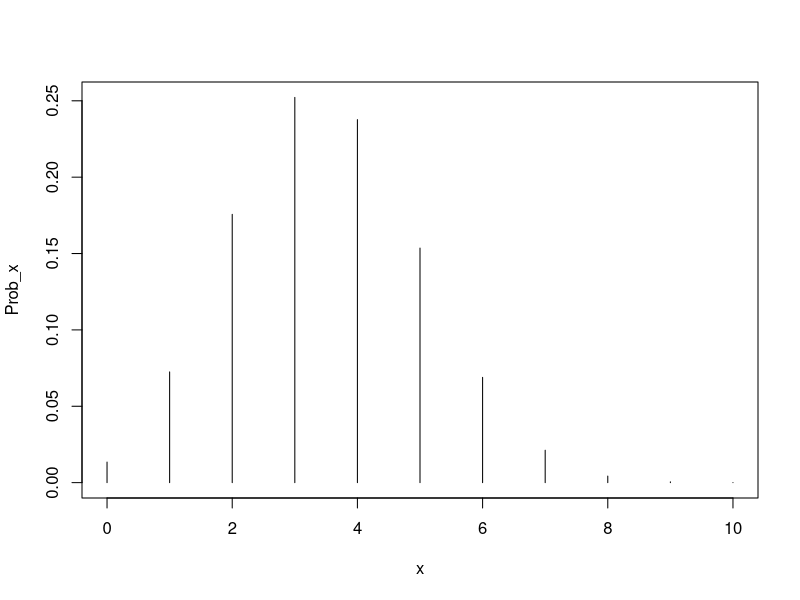
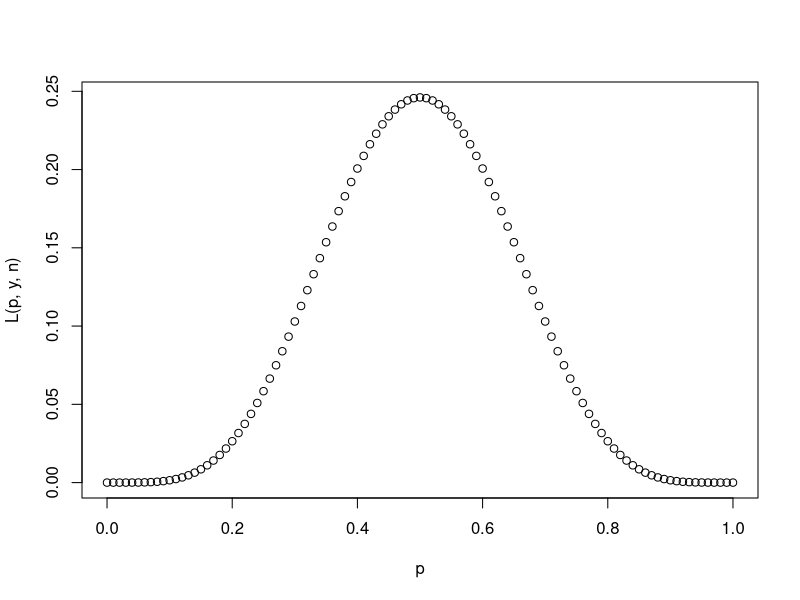
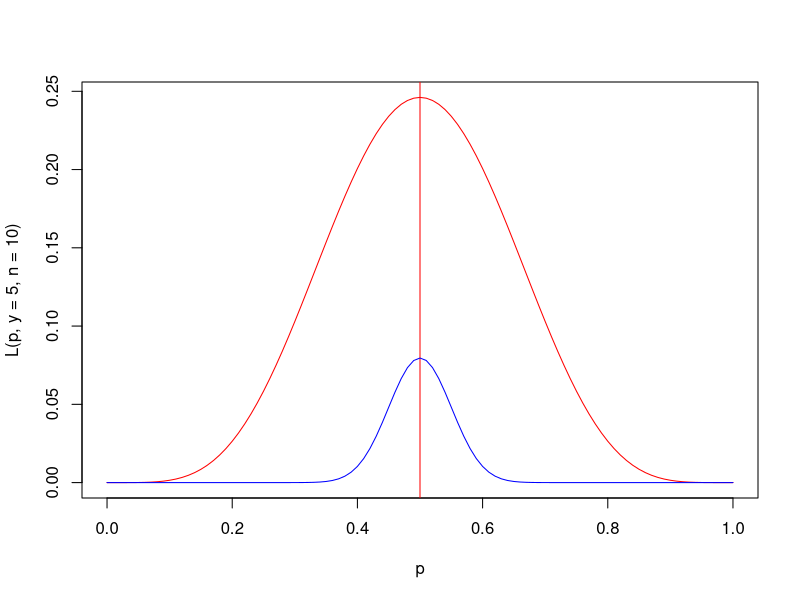
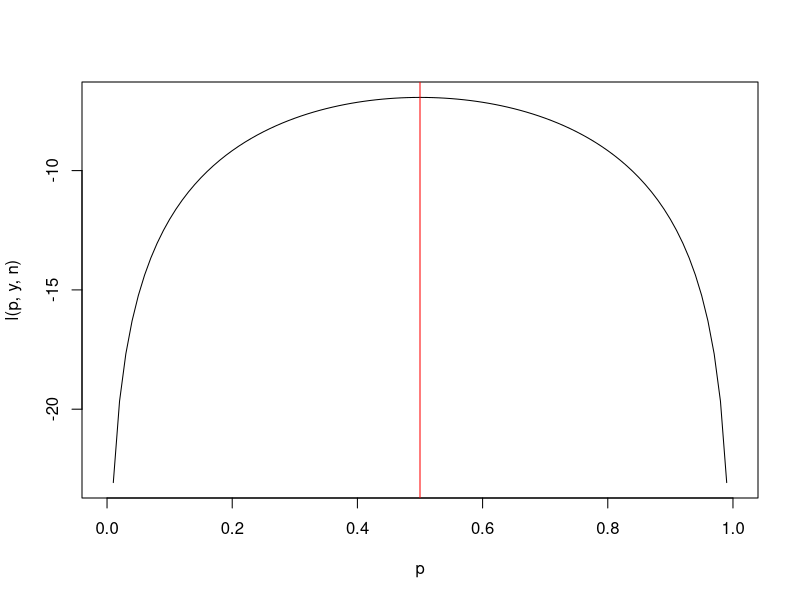
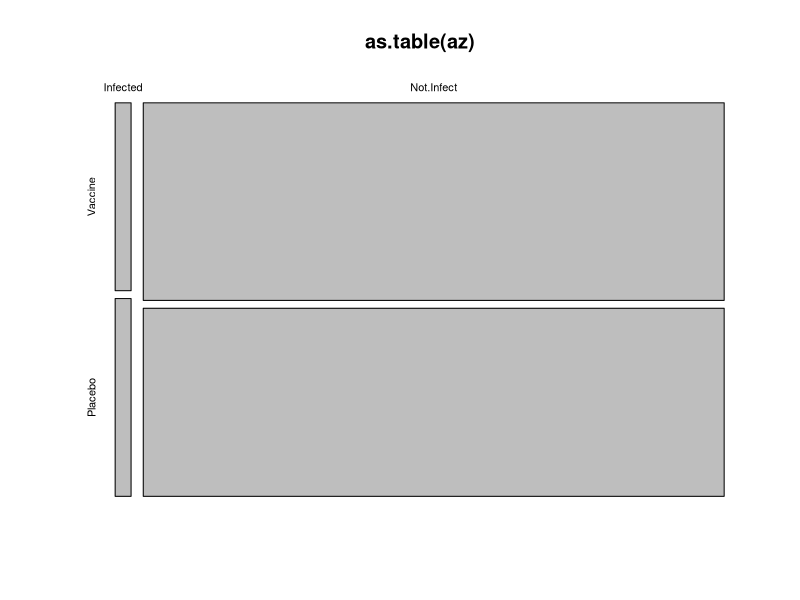
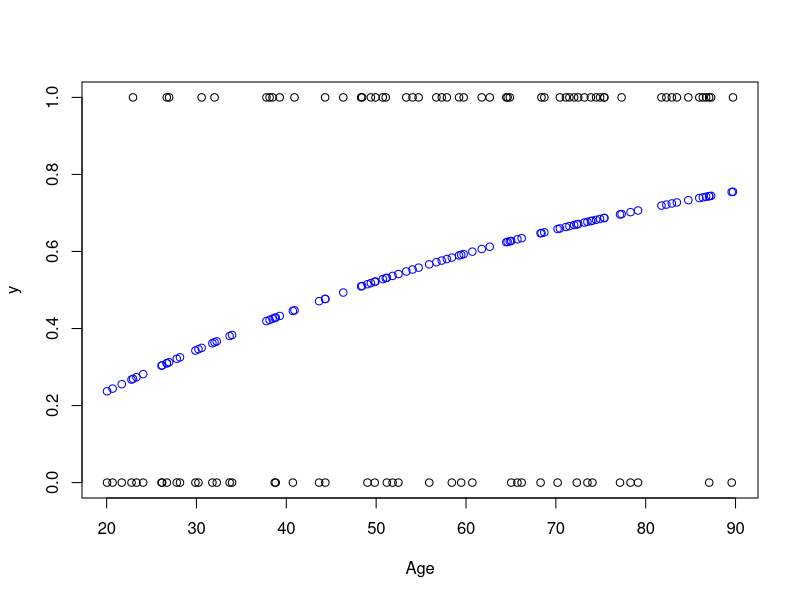
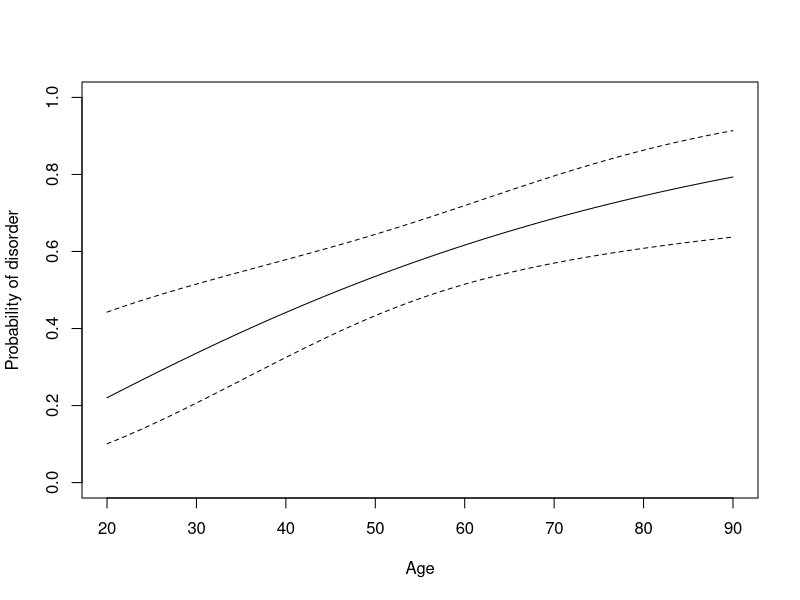

These figures' R source, in order:
## ---- chunk 1
knitr::opts_chunk$set(echo = TRUE)
## ---- chunk 2
x = 0:10
Prob_x = dbinom(x, 10, 0.35)
plot(x, Prob_x, type="h")
## ---- chunk 3
y = 5 # observed data
n = 10
L = function(p, y, n) choose(n,y) * p^y * (1-p)^(n-y) # see binomial probability expression above
p = seq(0, 1, by = 0.01) # values of p ranging from 0 to 1
plot(p, L(p, y, n)) # include argument type = "l" to get a line instead
## ---- chunk 4
likelihood = L(p, y, n)
p[likelihood == max(likelihood)]
## ---- chunk 5
plot(p, L(p, y=5, n=10), type="l", col="red") 
abline(v=y/n, col="red")
lines(p, L(p, y=50, n=100), col="blue") 
## ---- chunk 6
l = function(p, y=5, n=10) y*log(p) + (n-y)*log(1-p)
plot(p, l(p, y, n), type="l") 
abline(v=y/n, col="red")
## ---- chunk 7
# https://www.nytimes.com/2021/02/07/world/south-africa-astrazeneca-vaccine.html

az <- matrix(c(19, 748-19, 20, 714-20), ncol=2)
rownames(az) <- c("Infected", "Not.Infect")
colnames(az) <- c("Vaccine", "Placebo")

as.table(az)
plot(as.table(az))
## ---- chunk 8
(p.inf <- az["Infected", ] / colSums(az))
## ---- chunk 9
(odds.inf <- p.inf / (1 - p.inf))
## ---- chunk 10
(odds.ratio <- odds.inf["Vaccine"] / odds.inf["Placebo"])
## ---- chunk 11
(outcome <- cbind(Infected=az["Infected", ], Not.Infect=az["Not.Infect", ]))
(treatment <- factor(colnames(az)))
## ---- chunk 12
summary(m <- glm(outcome ~ treatment, family=binomial(link="logit")))
## ---- chunk 13
exp(confint(m)[2, ])
## ---- chunk 14
n = 100 # Number of individuals
Age = runif(n, 20, 90) # Draw ages from a uniform distribution (not realistic, but works for the purpose)
h = 1/100 # If b = 1, time until the disorder develops is exponentially distributed with mean 1/h
b = 1.1 # To see the relationship between accelerated Age and Age, use plot(Age, Age^b); abline(0,1)
eta = log(h) + b*log(Age)
p = 1-exp(-exp(eta))
y = rbinom(n, 1, p)
plot(Age, y)
points(Age, p, col="blue")
## ---- chunk 15
fit = glm(y ~ log(Age), family = binomial(link = "cloglog"))
summary(fit)
## ---- chunk 16
inv_cloglog = function(x) 1-exp(-exp(x)) # The inverse cloglog link function
nll_cloglog = function(beta, y, X, inv_link = inv_cloglog){
  eta = X %*% beta
  p = inv_link(eta)
  nll = -sum(y*log(p) + (1-y)*log(1-p))
}

## ---- chunk 17
Sim_data = data.frame(y=y, Age=Age)
X = model.matrix(~log(Age), Sim_data)
beta_start = c(0,0) # starting values for the numerical optimization (starting at 0 usually works well for glm's)
(fit = optim(beta_start, fn=nll_cloglog, y=Sim_data$y, X=X, hessian = TRUE))
## ---- chunk 18
vc = solve(fit$hessian)
(SE = sqrt(diag(vc)))
## ---- chunk 19
my_glm = function(formula, data, y, start=NULL, inv_link = inv_cloglog){
  X = model.matrix(formula, data = data)
  if(is.null(start)) start = rep(0, ncol(X)) # Setting starting values unless supplied
  names(start) = dimnames(X)[[2]]
  fit = optim(start, fn=nll_cloglog, y=Sim_data$y, X=X, inv_link=inv_link, hessian = TRUE)
  vcov = solve(fit$hessian)
  return(
    list(
      optim_output = fit,
      par = fit$par,
      se = sqrt(diag(vc)),
      vcov = vcov,
      inv_link = inv_cloglog,
      formula = formula
    )
  )
}
fit_my_glm = my_glm(~log(Age), Sim_data, Sim_data$y)
## ---- chunk 20
predict_my_glm = function(fit, newdata){
    X = model.matrix(fit$formula, data = newdata)
    eta = X %*% fit$par
    vc = X %*% fit$vcov %*% t(X)
    se = sqrt(diag(vc))
    pred = data.frame(
      p_hat = fit$inv_link(eta),
      lwr = fit$inv_link(eta - 2*se),
      upr = fit$inv_link(eta + 2*se)
    )
    return(cbind(newdata, pred))
}
## ---- chunk 21
newdata = data.frame(Age = 20:90)
pred = predict_my_glm(fit_my_glm, newdata)
plot(pred$Age, pred$p_hat, type="l", ylim=c(0,1), xlab="Age", ylab="Probability of disorder")
lines(pred$Age, pred$lwr, lty=2)
lines(pred$Age, pred$upr, lty=2)
## ---- chunk 22
Lambda <- 2
i.k <- rep(0:6, rep(8, 6+1))
lambda.k <- Lambda * (2^(-i.k))

set.seed(123456) # Just so we get the same numbers every time...
N.k <- rpois(length(i.k), lambda = lambda.k)
## ---- chunk 23
growth <- aggregate(N.k > 0, by = list(i.k), sum)$x
no.growth <- (8 - growth)

i <- 0:6
rbind(i, growth, no.growth)
## ---- chunk 24
summary(m <- glm(cbind(growth, no.growth) ~ i, family = binomial(link = "cloglog")))
## ---- chunk 25
exp(confint(m))
